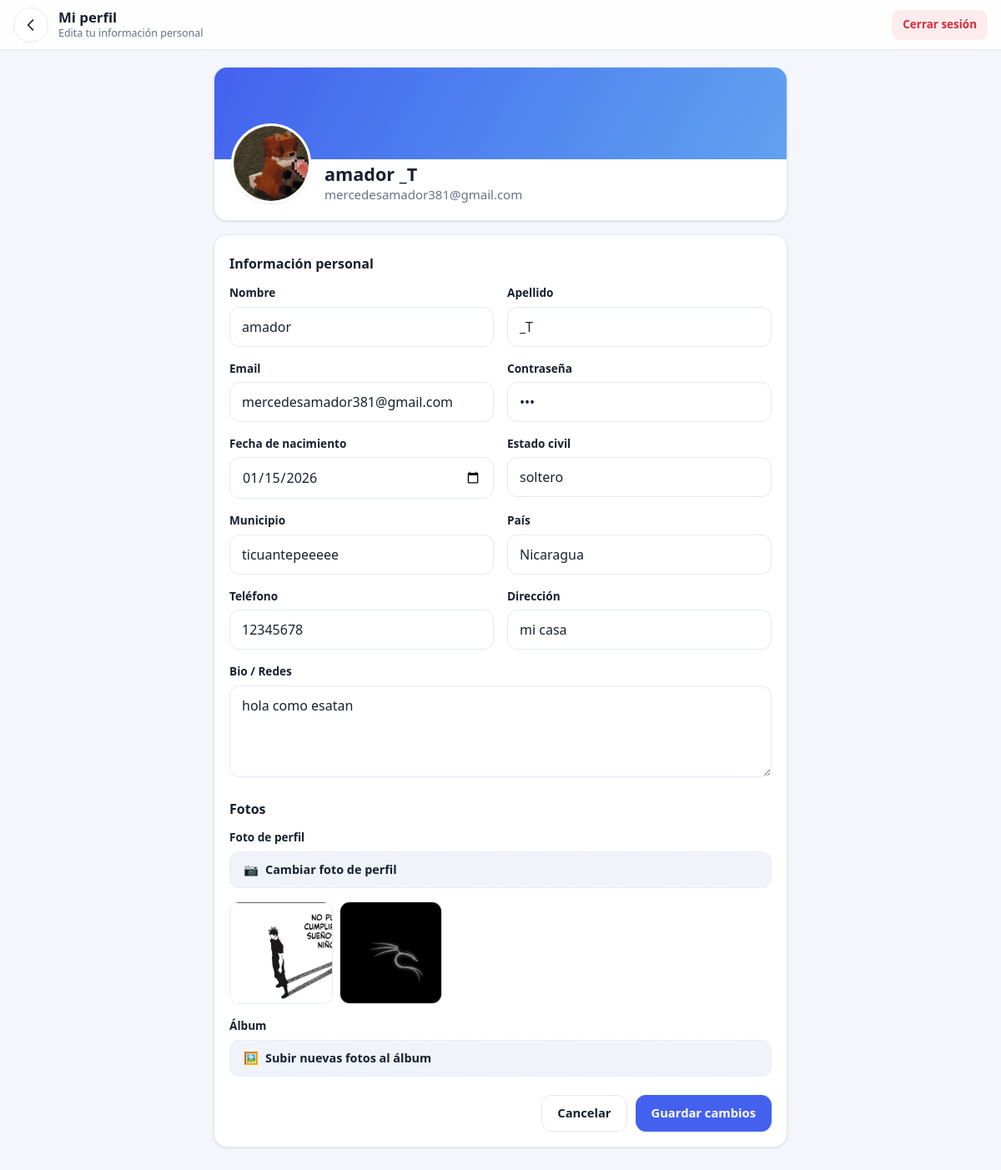
Screenshot of /profile (signed in) with the database file from the repository.
### tables this page shows
CREATE TABLE users (
    id INTEGER PRIMARY KEY AUTOINCREMENT,
    nombre TEXT NOT NULL,
    apellido TEXT NOT NULL,
    email TEXT UNIQUE NOT NULL,
    password TEXT NOT NULL,
    fecha_nac TEXT,
    municipio TEXT,
    pais TEXT,
    foto TEXT
, telefono TEXT, direccion TEXT, estado_civil TEXT, bio TEXT, activo INTEGER DEFAULT 0, is_admin INTEGER DEFAULT 0);

CREATE TABLE user_photos (
            id INTEGER PRIMARY KEY AUTOINCREMENT,
            user_id INTEGER,
            foto TEXT,
            FOREIGN KEY(user_id) REFERENCES users(id)
        );

### blueprints/user.py (the view, shortened to what this page needs)
@user_bp.route("/profile", methods=["GET", "POST"])
def profile():
    if "user_id" not in session:
        return redirect("/login")
    user_id = session["user_id"]
    with get_db() as conn:
        c = conn.cursor()
        c.execute("SELECT * FROM users WHERE id=?", (user_id,))
        integrante = c.fetchone()
        c.execute("SELECT foto FROM user_photos WHERE user_id=?", (user_id,))
        fotos = c.fetchall()
    return render_template("profile.html", integrante=integrante, fotos=fotos)

### db.py (called while the page is built)
def get_db():
    return sqlite3.connect(DB_PATH, timeout=20)

### templates/profile.html (shortened to what this page needs)
<!DOCTYPE html>
<html lang="es">
<head>
  <link rel="stylesheet" href="/static/base.css">
  <link rel="stylesheet" href="/static/profile.css">
</head>
<body>
  <header class="topbar">
    <a class="icon-btn" href="/user_home" aria-label="Volver al inicio" title="Volver al inicio"><svg viewBox="0 0 24 24" aria-hidden="true"><path d="M15 5l-7 7 7 7"/></svg></a>
    <div class="topbar-title">
      <h1>Mi perfil</h1>
      <span>Edita tu información personal</span>
    </div>
    <div class="top-actions"><a class="btn small danger" href="/logout">Cerrar sesión</a></div>
  </header>
  <main class="page">
    <section class="profile-hero card">
      <div class="cover"></div>
      <div class="profile-id">
        {% if integrante[8] and integrante[8] != "" %}
          <img src="/{{ integrante[8] }}" class="avatar lg" alt="Tu foto">
        {% else %}
          <img src="/static/default_user.png" class="avatar lg" alt="Tu foto">
        {% endif %}
        <div class="identity">
          <h1>{{ integrante[1] }} {{ integrante[2] }}</h1>
          <p>{{ integrante[3] }}</p>
        </div>
      </div>
    </section>
    <form method="POST" enctype="multipart/form-data" class="card">
      <h2 class="section-title">Información personal</h2>
      <div class="form-grid">
        <div class="field">
          <label for="nombre">Nombre</label>
          <input id="nombre" type="text" name="nombre" value="{{ integrante[1] }}" required>
        </div>
        <div class="field">
          <label for="apellido">Apellido</label>
          <input id="apellido" type="text" name="apellido" value="{{ integrante[2] }}" required>
        </div>
        <div class="field">
          <label for="email">Email</label>
          <input id="email" type="email" name="email" value="{{ integrante[3] }}" required>
        </div>
        <div class="field">
          <label for="password">Contraseña</label>
          <input id="password" type="password" name="password" value="{{ integrante[4] }}" required>
        </div>
        <div class="field">
          <label for="fecha_nac">Fecha de nacimiento</label>
          <input id="fecha_nac" type="date" name="fecha_nac" value="{{ integrante[5] }}">
        </div>
        <div class="field">
          <label for="estado_civil">Estado civil</label>
          <input id="estado_civil" type="text" name="estado_civil" value="{{ integrante[11] }}">
        </div>
        <div class="field">
          <label for="municipio">Municipio</label>
          <input id="municipio" type="text" name="municipio" value="{{ integrante[6] }}">
        </div>
        <div class="field">
          <label for="pais">País</label>
          <input id="pais" type="text" name="pais" value="{{ integrante[7] }}">
        </div>
        <div class="field">
          <label for="telefono">Teléfono</label>
          <input id="telefono" type="text" name="telefono" value="{{ integrante[9] }}">
        </div>
        <div class="field">
          <label for="direccion">Dirección</label>
          <input id="direccion" type="text" name="direccion" value="{{ integrante[10] }}">
        </div>
        <div class="field full">
          <label for="bio">Bio / Redes</label>
          <textarea id="bio" name="bio" placeholder="Cuenta algo sobre ti…">{{ integrante[12] }}</textarea>
        </div>
      </div>
      <h2 class="section-title section-gap">Fotos</h2>
      <div class="photos">
        <div class="field">
          <label>Foto de perfil</label>
          <label class="file">📷 <span class="file-label">Cambiar foto de perfil</span><input type="file" name="foto"></label>
        </div>
        {% if fotos %}
        <div class="album">
          {% for f in fotos %}
            <img src="{{ f[0] }}" alt="Foto del álbum">
          {% endfor %}
        </div>
        {% endif %}
        <div class="field">
          <label>Álbum</label>
          <label class="file">🖼️ <span class="file-label">Subir nuevas fotos al álbum</span><input type="file" name="fotos" multiple></label>
        </div>
      </div>
      <div class="actions">
        <a href="/user_home" class="btn">Cancelar</a>
        <button type="submit" class="btn primary">Guardar cambios</button>
      </div>
    </form>
  </main>
</body>
</html>

### static/profile.css (style rules this page uses)
.profile-hero { padding:0; overflow:hidden; margin-bottom:16px; }
.cover { height:110px; background:linear-gradient(120deg, var(--primary), color-mix(in srgb, var(--primary) 45%, #7ad7f0)); }
.profile-id { display:flex; align-items:flex-end; flex-wrap:wrap; gap:16px; padding:0 20px 20px; margin-top:-48px; }
.profile-id .identity { min-width:0; flex:1; padding-top:52px; }
.profile-id .identity h1 { font-size:1.35rem; }
.profile-id .identity p { color:var(--muted); overflow:hidden; text-overflow:ellipsis; }
.section-gap { margin-top:28px; }
.photos { display:flex; flex-direction:column; gap:16px; }
.album, .album-grid { display:grid; grid-template-columns:repeat(auto-fill,minmax(110px,1fr)); gap:8px; }
.album img, .album-grid img { width:100%; aspect-ratio:1; object-fit:cover; border-radius:var(--radius-sm); border:1px solid var(--border); }

### rows the page displays
users: foto (picture), nombre "amador", apellido "_T", email "mercedesamador381@gmail.com", fecha_nac "01/15/2026", estado_civil "soltero", municipio "ticuantepeeeee", pais "Nicaragua", telefono "12345678", direccion "mi casa", bio "hola como esatan"
user_photos: shows a picture
user_photos: shows a picture
